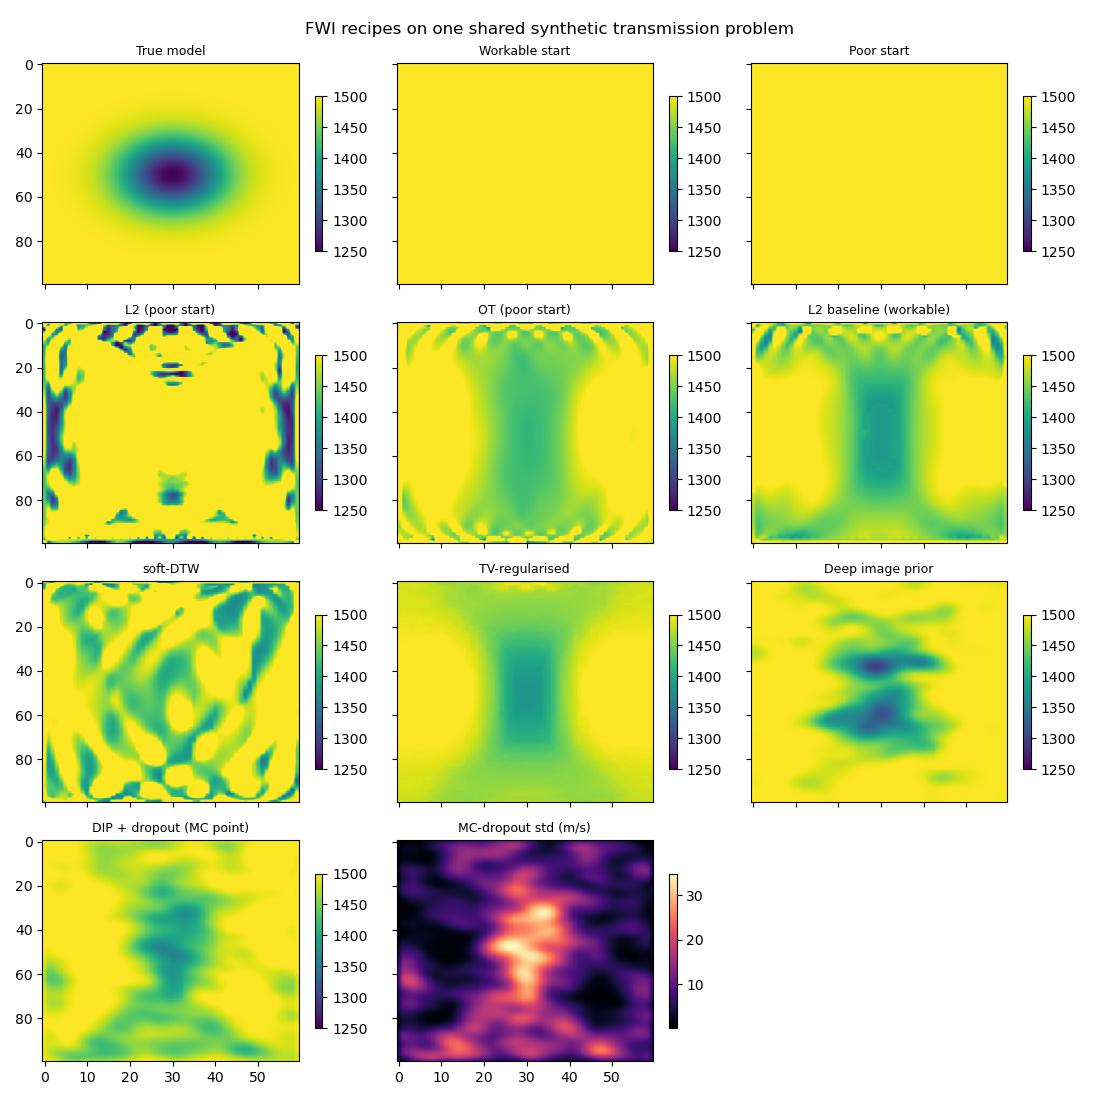

Python code for this plot:
# ---
# jupyter:
#   jupytext:
#     formats: py:percent,ipynb
#     text_representation:
#       extension: .py
#       format_name: percent
#       format_version: '1.3'
#       jupytext_version: 1.19.1
#   kernelspec:
#     display_name: Python 3
#     language: python
#     name: python3
# ---

# %%
# These examples use the Deepwave 0.1 interface and require PyTorch 2.4
# or later, as declared by Deepwave. Install plotting support too.
# %pip install "deepwave>=0.1.0" matplotlib
# Recipe 2 also accepts the optional geomloss package; without it the
# script uses its differentiable inverse-CDF implementation.

# %% [markdown]
# # FWI recipes: exotic misfits, deep priors, and UQ on stock PyTorch
#
# Competing differentiable-FWI packages advertise "batteries-included"
# features: optimal-transport and soft-DTW misfits, deep-image-prior
# reparameterisation, and dropout uncertainty quantification. This example
# shows that each is a short recipe on top of Deepwave and the stock
# PyTorch ecosystem -- composability rather than API surface.
#
# Every recipe shares one small self-contained 2-D synthetic problem (a
# constant background with a Gaussian slow anomaly), one cross-hole
# transmission acquisition, and one forward-modelling setup. Two starting
# models are used, both derived from that single problem:
#
# * a *poor* start (a homogeneous model that is too fast, so the whole
#   transmitted wavetrain is time-shifted) exposes cycle-skipping. It
#   drives the optimal-transport recipe, where plain L2 fails and OT
#   recovers.
# * a *workable* start (the correct background, so only the anomaly is
#   unknown) drives the soft-DTW, deep-image-prior, dropout-UQ, and
#   TV-regularisation recipes, which are about ill-posedness and
#   regularisation rather than cycle-skipping.
#
# The script runs every recipe end-to-end, prints a metrics table (model
# RMSE and data misfit per recipe), and writes one comparison figure.
#
# ``geomloss`` is an optional dependency used by the optimal-transport
# recipe (``pip install geomloss``; it runs CPU-only with the tensorized
# backend). If it is missing, the recipe falls back to the pure-torch
# inverse-CDF Wasserstein misfit in ``cdf_wasserstein``.
#
# By default this runs the full recipes used to produce the docs page.
# Set the environment variable `DEEPWAVE_EXAMPLE_FAST=1` before running
# the rest of the notebook to shrink every recipe's iteration count to a
# quick (non-representative) smoke test -- useful for CI or for
# confirming the notebook runs before committing to the full, slower
# gallery.

# %%
"""FWI recipes: exotic misfits, deep priors, and UQ on stock PyTorch."""

import math
import os
import time

import matplotlib.pyplot as plt
import torch

import deepwave
from deepwave import scalar

try:
    from geomloss import SamplesLoss

    HAVE_GEOMLOSS = True
except ImportError:
    HAVE_GEOMLOSS = False

torch.manual_seed(0)
device = torch.device("cuda" if torch.cuda.is_available() else "cpu")

# ``DEEPWAVE_SMOKE=1`` shrinks this example so that it can be run quickly as
# an automated check; the default sizes are the ones the text describes.
smoke = os.environ.get("DEEPWAVE_SMOKE") == "1"

# Set DEEPWAVE_EXAMPLE_FAST=1 to shrink every recipe's iteration count to
# a quick (non-representative) smoke test, rather than the full runs used
# to produce the docs page. Useful for CI or for confirming this notebook
# runs before committing to the full, slower gallery.
# ``DEEPWAVE_SMOKE=1`` implies the same shrinkage.
_FAST = smoke or os.environ.get("DEEPWAVE_EXAMPLE_FAST", "0") not in (
    "0",
    "",
    "false",
    "False",
)


def _n_epochs(full, fast_min=5):
    """Scale an iteration count down in fast mode for quick smoke tests."""
    return max(fast_min, full // 10) if _FAST else full


# %% [markdown]
# ## Shared problem
#
# One true model (constant background + Gaussian slow anomaly), one
# cross-hole transmission acquisition, one forward-modelling setup.

# %%
# Shrinking the grid also needs the anomaly's centre/width (in cells) and
# the acquisition to be rescaled by the same ratio, so the anomaly stays
# inside the domain and on the source-receiver transmission path.
ny, nx = (24, 40) if smoke else (60, 100)
dx = 10.0
dt = 0.002
freq = 15
nt = 160 if smoke else 400
peak_time = 1.5 / freq
anomaly_cy = ny // 2
anomaly_cx = nx // 2
anomaly_sy = 5 if smoke else 12
anomaly_sx = 6 if smoke else 16

y_grid = torch.arange(ny, device=device).float()
x_grid = torch.arange(nx, device=device).float()
yy, xx = torch.meshgrid(y_grid, x_grid, indexing="ij")
v_true = 1500.0 - 250.0 * torch.exp(
    -(
        ((yy - anomaly_cy) / anomaly_sy) ** 2
        + ((xx - anomaly_cx) / anomaly_sx) ** 2
    )
)

# Sources down the left edge, receivers down the right edge: the wave
# transmits through the anomaly, so its arrival time carries the signal.
n_shots = 4 if smoke else 8
source_locations = torch.zeros(
    n_shots, 1, 2, dtype=torch.long, device=device
)
source_locations[:, 0, 0] = torch.linspace(
    6, ny - 6, n_shots, device=device
).long()
source_locations[:, 0, 1] = 2
n_rec = 10 if smoke else 30
receiver_locations = torch.zeros(
    n_shots, n_rec, 2, dtype=torch.long, device=device
)
receiver_locations[..., 0] = (
    torch.linspace(2, ny - 2, n_rec, device=device)
    .long()
    .repeat(n_shots, 1)
)
receiver_locations[..., 1] = nx - 3
source_amplitudes = (
    deepwave.wavelets.ricker(freq, nt, dt, peak_time)
    .reshape(1, 1, -1)
    .repeat(n_shots, 1, 1)
    .to(device)
)

# Two starting models, both homogeneous.
v_start_workable = 1500.0 * torch.ones(ny, nx, device=device)  # correct bg
v_start_poor = 1600.0 * torch.ones(ny, nx, device=device)  # cycle-skips


def forward(v):
    """Model the receiver data for a velocity model ``v``."""
    return scalar(
        v,
        dx,
        dt,
        source_amplitudes=source_amplitudes,
        source_locations=source_locations,
        receiver_locations=receiver_locations,
        pml_freq=freq,
        max_vel=1700,
    ).receiver_amplitudes


observed_data = forward(v_true).detach()


def model_rmse(v):
    """Root-mean-square velocity error (m/s) against the true model."""
    return (((v - v_true) ** 2).mean() ** 0.5).item()


def data_misfit(v):
    """A common yardstick: L2 data MSE of a model, for the metrics table."""
    with torch.no_grad():
        return torch.nn.MSELoss()(forward(v), observed_data).item()


results = {}  # name -> (recovered_v, model_rmse, data_misfit)


def record(name, v):
    """Store a recovered model and print its metrics."""
    v = v.detach()
    results[name] = (v, model_rmse(v), data_misfit(v))
    print(
        f"  {name:18s} rmse={results[name][1]:7.2f}  "
        f"data={results[name][2]:.3e}",
        flush=True,
    )


def l2_loss(pred):
    """Scaled mean-squared-error data misfit."""
    return 1e3 * torch.nn.MSELoss()(pred, observed_data)


_DEFAULT_PIXEL_EPOCHS = _n_epochs(60)


def invert_pixels(loss_fn, v_start, n_epochs=_DEFAULT_PIXEL_EPOCHS, lr=6.0):
    """Plain pixel-space inversion driven by a data-misfit ``loss_fn``."""
    v = v_start.clone().requires_grad_()
    opt = torch.optim.Adam([v], lr=lr)
    for _ in range(n_epochs):
        opt.zero_grad()
        loss_fn(forward(v)).backward()
        opt.step()
    return v.detach()


# %% [markdown]
# ## Recipe 1: L2 baseline
#
# Baseline L2 FWI from the workable start (the reference the
# regularisation recipes are judged against).

# %%
print("Recipe 1: L2 baseline (workable start)", flush=True)
t0 = time.time()
record("L2 baseline", invert_pixels(l2_loss, v_start_workable))
print(f"  ({time.time() - t0:.0f}s)", flush=True)

# %% [markdown]
# ## Recipe 2: optimal transport
#
# Optimal-transport (Wasserstein) misfit -- a cycle-skipping demo.
#
# W2 on raw signed seismograms is ill-defined: transport needs
# non-negative mass. We map each trace to an energy density over time,
# p(t) = a(t)^2 / sum_t a(t)^2. Squaring makes the mass non-negative and
# emphasises energetic arrivals; normalising makes each trace a
# probability measure, so predicted and observed mass match (balanced
# OT). The ground cost is squared *time* distance, so a shifted arrival
# costs ~ shift^2 -- a convex penalty far less prone to cycle-skipping
# than L2 (Engquist & Froese 2014; Metivier et al. 2016). The price is
# that squaring discards polarity: this is a phase-insensitive,
# envelope-like comparison. We decimate the traces in time so the
# Sinkhorn cost matrices stay small.

# %%
ot_time_factor = 4
ot_receiver_stride = 3
nt_ot = nt // ot_time_factor
ot_time_axis = (
    torch.arange(nt_ot, device=device).float() * dt * ot_time_factor
).reshape(1, nt_ot, 1)


def decimate(traces, factor):
    """Average-pool traces (..., nt) in time by an integer factor."""
    flat = traces.reshape(-1, 1, traces.shape[-1])
    return torch.nn.functional.avg_pool1d(flat, factor).reshape(
        *traces.shape[:-1], -1
    )


def energy_density(traces):
    """Map signed traces (B, nt) to non-negative densities over time."""
    energy = traces**2
    energy = energy + 1e-6 * energy.mean(dim=-1, keepdim=True)
    return energy / energy.sum(dim=-1, keepdim=True)


def _quantile(cdf, levels, t):
    """Differentiable inverse-CDF (quantile) via linear interpolation.

    ``torch.searchsorted`` only selects which pair of CDF samples brackets
    each level; that index choice is a discrete, non-differentiable
    decision (as with nearest-bin lookups generally) and does not need a
    gradient. The quantile *value* is then linearly interpolated between
    the bracketing ``(t, cdf)`` samples, so it is a differentiable function
    of ``cdf`` (and therefore of whatever produced it, e.g. ``pred``).
    """
    idx = torch.searchsorted(cdf, levels).clamp(1, cdf.shape[-1] - 1)
    cdf_hi = torch.gather(cdf, -1, idx)
    cdf_lo = torch.gather(cdf, -1, idx - 1)
    t_hi = t[idx]
    t_lo = t[idx - 1]
    frac = (levels - cdf_lo) / (cdf_hi - cdf_lo).clamp_min(1e-12)
    return t_lo + frac * (t_hi - t_lo)


def cdf_wasserstein(pred, target):
    """Pure-torch 1-D W2 via inverse-CDF (geomloss-free fallback).

    For 1-D distributions the squared Wasserstein-2 distance is the
    squared L2 distance between the quantile (inverse-CDF) functions
    (Metivier et al. 2016). We sample the quantile axis uniformly and read
    off the arrival *time* at each quantile of the energy density.

    The quantile lookup must be done with :func:`_quantile`, not plain
    ``t[torch.searchsorted(cdf, levels)]`` indexing: gathering ``t`` (a
    constant time axis) at the integer indices returned by
    ``torch.searchsorted`` (also non-differentiable) leaves the result with
    no path back to ``cdf`` at all, so ``pred``'s gradient is silently
    dropped and ``loss.backward()`` raises "does not require grad" instead
    of quietly producing a wrong (zero) gradient.
    """
    p = energy_density(decimate(pred, ot_time_factor).reshape(-1, nt_ot))
    q = energy_density(decimate(target, ot_time_factor).reshape(-1, nt_ot))
    cp = torch.cumsum(p, dim=-1)
    cq = torch.cumsum(q, dim=-1)
    levels = torch.linspace(0.0, 1.0, nt_ot, device=device).expand(
        cp.shape[0], -1
    )
    t = ot_time_axis.reshape(nt_ot)
    qp = _quantile(cp, levels, t)
    qq = _quantile(cq, levels, t)
    return ((qp - qq) ** 2).mean()


obs_ot = decimate(
    observed_data[:, ::ot_receiver_stride, :], ot_time_factor
).reshape(-1, nt_ot)

if HAVE_GEOMLOSS:
    print("Recipe 2: optimal transport (geomloss)", flush=True)
    _sinkhorn = SamplesLoss(
        "sinkhorn", p=2, blur=0.05, scaling=0.5, backend="tensorized"
    )
    obs_ot_density = energy_density(obs_ot)

    def ot_loss(pred):
        """Entropic-W2 misfit between per-trace energy densities."""
        p = energy_density(
            decimate(
                pred[:, ::ot_receiver_stride, :], ot_time_factor
            ).reshape(-1, nt_ot)
        )
        pos = ot_time_axis.repeat(p.shape[0], 1, 1)
        return _sinkhorn(p, pos, obs_ot_density, pos).sum()

else:
    print(
        "Recipe 2: geomloss missing -- pure-torch CDF Wasserstein fallback",
        flush=True,
    )

    def ot_loss(pred):
        """Pure-torch 1-D W2 fallback (see cdf_wasserstein)."""
        return 1e2 * cdf_wasserstein(pred, observed_data)


t0 = time.time()
# The same poor (too-fast) start cycle-skips L2 but not OT.
record("L2 (poor start)", invert_pixels(l2_loss, v_start_poor))
record("OT (poor start)", invert_pixels(ot_loss, v_start_poor))
print(f"  ({time.time() - t0:.0f}s)", flush=True)

# %% [markdown]
# ## Recipe 3: soft-DTW misfit
#
# A compact pure-torch soft-DTW (Cuturi & Blondel 2017): the classic
# dynamic-time-warping recursion with the hard min replaced by a
# log-sum-exp soft-min (temperature gamma), which makes it smooth and
# differentiable. Like OT it is designed to tolerate time shifts, but it
# keeps polarity. The DP is O(T^2) per trace pair, so we subsample the
# traces in time and space and compare per-trace normalised waveforms.


# %%
def soft_dtw(x, y, gamma=0.1):
    """Soft-DTW discrepancy between batches of 1-D series (B, T).

    The classic DTW recursion with the hard ``min`` replaced by a
    log-sum-exp soft-min. We accumulate the cost matrix one row at a time
    into small per-cell tensors (rather than assigning into one big
    tensor in place), which keeps the autograd graph cheap to backprop.
    """
    n, t_len = x.shape
    dist = (x.unsqueeze(2) - y.unsqueeze(1)) ** 2  # (B, T, T)
    big = x.new_full((n,), 1e10)
    prev = [x.new_zeros(n)] + [big] * t_len  # previous row, j = 0..T
    for i in range(1, t_len + 1):
        curr = [big]  # j = 0 boundary is +inf
        for j in range(1, t_len + 1):
            neighbours = torch.stack([prev[j], curr[j - 1], prev[j - 1]])
            soft_min = -gamma * torch.logsumexp(-neighbours / gamma, dim=0)
            curr.append(dist[:, i - 1, j - 1] + soft_min)
        prev = curr
    return prev[t_len]


# soft-DTW resists time shifts where L2 does not: a Ricker shifted by +/-
# samples has an oscillating L2 misfit (larger shifts can score *better*
# than smaller ones -- cycle-skipping), whereas soft-DTW is a monotone
# bowl that grows with the shift. Two honesty caveats: raw soft-DTW is not
# a true metric -- soft-min is biased below the hard min, so the values
# carry a negative offset and D(x, x) != 0 (the non-negative "soft-DTW
# divergence" of Blondel et al. 2020 subtracts the self-terms); and the
# bowl is only clean at a fine enough sampling (coarse subsampling of a
# shifted wavelet reintroduces discretisation jumps).
_ref = deepwave.wavelets.ricker(freq, nt, dt, peak_time).reshape(1, -1)
print("soft-DTW vs L2 for a time-shifted wavelet:", flush=True)
print(f"  {'shift':>6s} {'L2':>10s} {'soft-DTW':>10s}", flush=True)
for shift in (-40, -20, -10, 0, 10, 20, 40):
    shifted = deepwave.wavelets.ricker(
        freq, nt, dt, peak_time + shift * dt
    ).reshape(1, -1)
    l2_val = ((shifted[:, :220] - _ref[:, :220]) ** 2).sum().item()
    dtw_val = soft_dtw(
        shifted[:, :220:2], _ref[:, :220:2], gamma=0.01
    ).item()
    print(f"  {shift:6d} {l2_val:10.4f} {dtw_val:10.4f}", flush=True)

sdtw_time_stride = 12
sdtw_receiver_stride = 6


def normalise_traces(traces):
    """Unit-normalise each trace so soft-DTW compares shape, not scale."""
    return traces / (traces.norm(dim=-1, keepdim=True) + 1e-9)


def subsample_sdtw(traces):
    """Subsample (shots, rec, nt) traces in space/time and flatten+norm."""
    sub = traces[:, ::sdtw_receiver_stride, ::sdtw_time_stride]
    return normalise_traces(sub.reshape(-1, sub.shape[-1]))


obs_sdtw = subsample_sdtw(observed_data)


def sdtw_loss(pred):
    """Soft-DTW misfit on subsampled, per-trace-normalised waveforms."""
    return 1e3 * soft_dtw(subsample_sdtw(pred), obs_sdtw).mean()


print("Recipe 3: soft-DTW (workable start)", flush=True)
t0 = time.time()
record(
    "soft-DTW",
    invert_pixels(
        sdtw_loss, v_start_workable, n_epochs=_n_epochs(40), lr=4.0
    ),
)
print(f"  ({time.time() - t0:.0f}s)", flush=True)

# %% [markdown]
# ## Recipe 4: deep-image-prior reparameterisation
#
# Instead of optimising velocity pixels, a small CNN maps a fixed random
# latent to a velocity perturbation and we optimise the CNN weights
# (Ulyanov et al. 2018; Wu & McMechan 2019 for FWI). The convolutional
# structure biases the recovered model towards smooth, spatially-coherent
# perturbations -- implicit regularisation with no explicit penalty term.
#
# The output head is a plain linear convolution (the perturbation in m/s,
# here scaled by 100), deliberately *not* wrapped in a bounded
# nonlinearity: a saturating tanh output would give the optimiser a flat,
# zero-gradient region to fall into and get stuck (a uniform, useless
# model), which the extra gradient noise from the Recipe 5 dropout variant
# reliably triggers. Gradient-norm clipping in ``invert_network`` adds a
# second guard against a stray large step. We *clamp* the final velocity
# to a physical band so that the noisy Monte-Carlo dropout passes in
# Recipe 5 cannot wander to unstable/unphysical velocities -- clamp only
# zeroes the gradient where a pixel is actually out of range (never
# during normal training here), so it does not create the tanh trap.

# %%
V_MIN, V_MAX = 1000.0, 1700.0


class DeepImagePrior(torch.nn.Module):
    """Maps a fixed latent to a velocity perturbation via small convs."""

    def __init__(self, dropout=0.0):
        """Build the decoder (optionally with dropout for MC-UQ)."""
        super().__init__()
        self.register_buffer("latent", torch.randn(1, 8, ny // 4, nx // 4))
        self.net = torch.nn.Sequential(
            torch.nn.Conv2d(8, 16, 3, padding=1),
            torch.nn.ReLU(),
            torch.nn.Dropout2d(dropout),
            torch.nn.Upsample(scale_factor=2, mode="bilinear"),
            torch.nn.Conv2d(16, 16, 3, padding=1),
            torch.nn.ReLU(),
            torch.nn.Dropout2d(dropout),
            torch.nn.Upsample(scale_factor=2, mode="bilinear"),
            torch.nn.Conv2d(16, 1, 3, padding=1),
        )

    def forward(self):
        """Return a velocity model (background + CNN perturbation)."""
        perturbation = 100.0 * self.net(self.latent)[0, 0]
        return torch.clamp(v_start_workable + perturbation, V_MIN, V_MAX)


_DEFAULT_NETWORK_EPOCHS = _n_epochs(100)


def invert_network(model, n_epochs=_DEFAULT_NETWORK_EPOCHS, lr=5e-3):
    """Inversion with the velocity produced by a network (L2 misfit).

    Gradient-norm clipping keeps a stray large update from destabilising
    the network -- cheap insurance that matters most for the noisier
    dropout variant in Recipe 5.
    """
    opt = torch.optim.Adam(model.parameters(), lr=lr)
    for _ in range(n_epochs):
        opt.zero_grad()
        l2_loss(forward(model())).backward()
        torch.nn.utils.clip_grad_norm_(model.parameters(), 1.0)
        opt.step()
    return model


print("Recipe 4: deep image prior (workable start)", flush=True)
t0 = time.time()
dip = invert_network(DeepImagePrior().to(device))
record("DIP", dip().detach())
print(f"  ({time.time() - t0:.0f}s)", flush=True)

# %% [markdown]
# ## Recipe 5: dropout uncertainty (a heuristic UQ proxy)
#
# Add dropout to the deep-image-prior CNN and keep it active at
# inference: Monte-Carlo dropout (Gal & Ghahramani 2016) approximates a
# Bayesian posterior, so the spread of many stochastic forward passes is
# a cheap per-pixel uncertainty map. Treat it honestly as a proxy: it
# reflects the prior/network's sensitivity, not the true posterior
# curvature. For a physics-grounded alternative see the Hessian-based
# uncertainty in :doc:`example_hessian` and Deepwave's scalar
# Hessian-vector-product capability.
#
# This uses the same architecture and optimiser as Recipe 4, adding only
# dropout. The linear (non-saturating) output head and gradient clipping
# (see Recipe 4) are what let it use that identical schedule without the
# extra gradient noise from dropout destabilising the inversion.

# %%
print("Recipe 5: dropout uncertainty (workable start)", flush=True)
t0 = time.time()
dip_mc = invert_network(DeepImagePrior(dropout=0.1).to(device))
# Point estimate: the deterministic (dropout-off) prediction.
dip_mc.eval()
with torch.no_grad():
    dip_mc_point = dip_mc()
# Uncertainty: keep dropout active and take many stochastic passes.
dip_mc.train()
with torch.no_grad():
    samples = torch.stack(
        [dip_mc() for _ in range(_n_epochs(30, fast_min=5))]
    )
dip_mc_std = samples.std(0)
record("DIP+dropout", dip_mc_point)
print(f"  ({time.time() - t0:.0f}s)", flush=True)

# %% [markdown]
# ## Recipe 6: TV / Tikhonov regularisation
#
# Classic explicit penalty terms in a few lines of torch. Total variation
# (sum of gradient magnitudes) favours piecewise-smooth models with sharp
# edges; a Tikhonov penalty (squared gradient) would favour globally
# smooth models. Add the penalty to the data misfit and let autograd
# carry its gradient.


# %%
def total_variation(v):
    """Anisotropic total-variation penalty."""
    return (v[1:, :] - v[:-1, :]).abs().mean() + (
        v[:, 1:] - v[:, :-1]
    ).abs().mean()


def tikhonov(v):
    """Squared-gradient (Tikhonov) smoothness penalty (unused default)."""
    return ((v[1:, :] - v[:-1, :]) ** 2).mean() + (
        (v[:, 1:] - v[:, :-1]) ** 2
    ).mean()


def tv_loss(pred, v):
    """L2 data misfit plus a total-variation model penalty."""
    return l2_loss(pred) + 3.0 * total_variation(v)


print("Recipe 6: TV/Tikhonov (workable start)", flush=True)
t0 = time.time()
v_tv = v_start_workable.clone().requires_grad_()
opt = torch.optim.Adam([v_tv], lr=6.0)
for _ in range(_n_epochs(60)):
    opt.zero_grad()
    tv_loss(forward(v_tv), v_tv).backward()
    opt.step()
record("TV-regularised", v_tv.detach())
print(f"  ({time.time() - t0:.0f}s)", flush=True)

# %% [markdown]
# ## Metrics table and comparison figure

# %%
print("\nMetrics (model RMSE in m/s, data = L2 data MSE):", flush=True)
print(f"  {'recipe':18s} {'model RMSE':>11s} {'data misfit':>13s}")
print(
    f"  {'workable start':18s} {model_rmse(v_start_workable):11.2f} "
    f"{data_misfit(v_start_workable):13.3e}"
)
print(
    f"  {'poor start':18s} {model_rmse(v_start_poor):11.2f} "
    f"{data_misfit(v_start_poor):13.3e}"
)
for name, (_, rmse, misfit) in results.items():
    print(f"  {name:18s} {rmse:11.2f} {misfit:13.3e}", flush=True)

vmin, vmax = float(v_true.min()), float(v_true.max())
fig, axes = plt.subplots(4, 3, figsize=(11, 11), sharex=True, sharey=True)
panels = [
    ("True model", v_true),
    ("Workable start", v_start_workable),
    ("Poor start", v_start_poor),
    ("L2 (poor start)", results["L2 (poor start)"][0]),
    ("OT (poor start)", results["OT (poor start)"][0]),
    ("L2 baseline (workable)", results["L2 baseline"][0]),
    ("soft-DTW", results["soft-DTW"][0]),
    ("TV-regularised", results["TV-regularised"][0]),
    ("Deep image prior", results["DIP"][0]),
    ("DIP + dropout (MC point)", results["DIP+dropout"][0]),
]
for ax, (title, model) in zip(axes.flat, panels):
    im = ax.imshow(
        model.cpu().T, aspect="auto", cmap="viridis", vmin=vmin, vmax=vmax
    )
    ax.set_title(title, fontsize=9)
    fig.colorbar(im, ax=ax, shrink=0.7)
# Penultimate panel: the Monte-Carlo dropout per-pixel uncertainty map.
ax = axes.flat[10]
im = ax.imshow(dip_mc_std.cpu().T, aspect="auto", cmap="magma")
ax.set_title("MC-dropout std (m/s)", fontsize=9)
fig.colorbar(im, ax=ax, shrink=0.7)
axes.flat[11].axis("off")
fig.suptitle("FWI recipes on one shared synthetic transmission problem")
plt.tight_layout()
plt.savefig("example_fwi_recipes.jpg", dpi=100)
plt.show()
print("\nSaved example_fwi_recipes.jpg", flush=True)

# %%
assert all(
    math.isfinite(rmse) and math.isfinite(misfit)
    for _, rmse, misfit in results.values()
), "a recipe produced non-finite metrics"
assert results["L2 baseline"][1] < model_rmse(v_start_workable), (
    "L2 baseline did not improve on the workable starting model"
)
